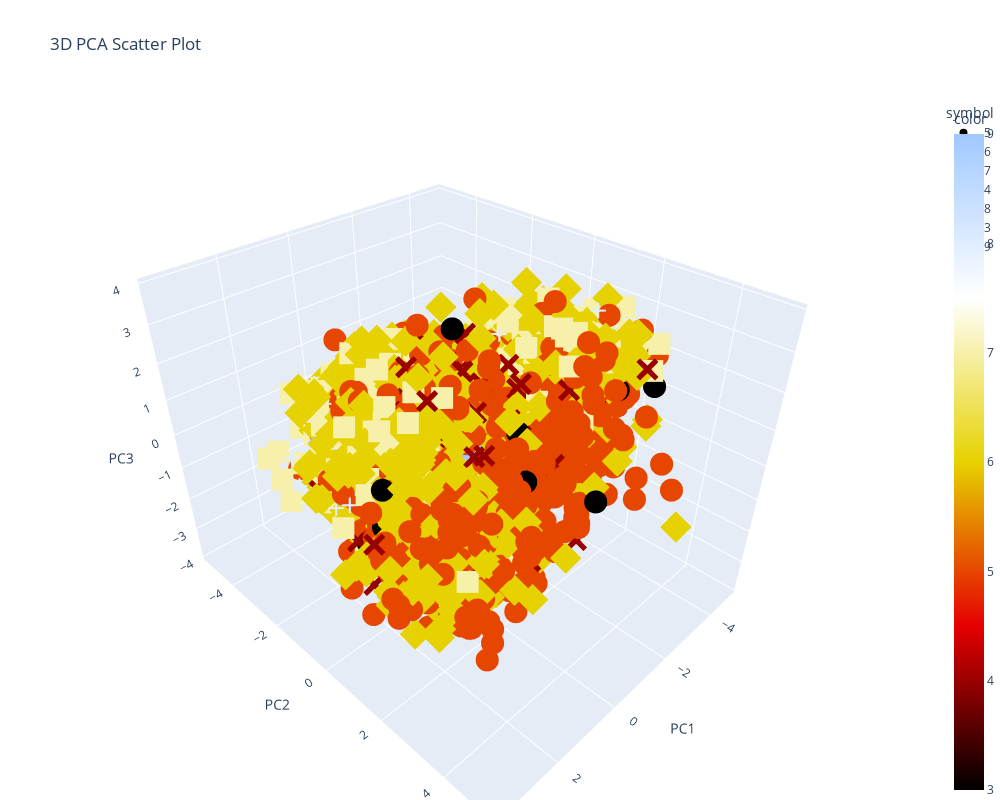

Notebook source saved alongside this figure:
### Code cell
fig = px.scatter_3d(
    x=df_PCA[:, 0],
    y=df_PCA[:, 1],
    z=df_PCA[:, 2],
    symbol=wq_y_np,
    color=wq_y_np,
    labels={'x': 'PC1', 'y': 'PC2', 'z': 'PC3'},
    title='3D PCA Scatter Plot',
    color_continuous_scale=px.colors.sequential.Blackbody
)
fig.update_layout(margin=dict(l = 0, r = 0, b = 0, t =100), width = 1000, height = 800)

### Figure 1 — Plotly figure (JSON) as saved in the notebook; plotly's stock layout.template omitted (floating-point values rounded to 4 significant figures; data arrays with more than 128 entries replaced by an {"elided": "..."} marker saying what was removed)
{"data": [{"hovertemplate": "symbol=5<br>PC1=%{x}<br>PC2=%{y}<br>PC3=%{z}<br>color=%{marker.color}<extra></extra>", "legendgroup": "5", "marker": {"color": {"elided": "2138 int values"}, "coloraxis": "coloraxis", "symbol": "circle"}, "mode": "markers", "name": "5", "scene": "scene", "showlegend": true, "type": "scatter3d", "x": {"elided": "2138 float values"}, "y": {"elided": "2138 float values"}, "z": {"elided": "2138 float values"}}, {"hovertemplate": "symbol=6<br>PC1=%{x}<br>PC2=%{y}<br>PC3=%{z}<br>color=%{marker.color}<extra></extra>", "legendgroup": "6", "marker": {"color": {"elided": "2836 int values"}, "coloraxis": "coloraxis", "symbol": "diamond"}, "mode": "markers", "name": "6", "scene": "scene", "showlegend": true, "type": "scatter3d", "x": {"elided": "2836 float values"}, "y": {"elided": "2836 float values"}, "z": {"elided": "2836 float values"}}, {"hovertemplate": "symbol=7<br>PC1=%{x}<br>PC2=%{y}<br>PC3=%{z}<br>color=%{marker.color}<extra></extra>", "legendgroup": "7", "marker": {"color": {"elided": "1079 int values"}, "coloraxis": "coloraxis", "symbol": "square"}, "mode": "markers", "name": "7", "scene": "scene", "showlegend": true, "type": "scatter3d", "x": {"elided": "1079 float values"}, "y": {"elided": "1079 float values"}, "z": {"elided": "1079 float values"}}, {"hovertemplate": "symbol=4<br>PC1=%{x}<br>PC2=%{y}<br>PC3=%{z}<br>color=%{marker.color}<extra></extra>", "legendgroup": "4", "marker": {"color": {"elided": "216 int values"}, "coloraxis": "coloraxis", "symbol": "x"}, "mode": "markers", "name": "4", "scene": "scene", "showlegend": true, "type": "scatter3d", "x": {"elided": "216 float values"}, "y": {"elided": "216 float values"}, "z": {"elided": "216 float values"}}, {"hovertemplate": "symbol=8<br>PC1=%{x}<br>PC2=%{y}<br>PC3=%{z}<br>color=%{marker.color}<extra></extra>", "legendgroup": "8", "marker": {"color": {"elided": "193 int values"}, "coloraxis": "coloraxis", "symbol": "cross"}, "mode": "markers", "name": "8", "scene": "scene", "showlegend": true, "type": "scatter3d", "x": {"elided": "193 float values"}, "y": {"elided": "193 float values"}, "z": {"elided": "193 float values"}}, {"hovertemplate": "symbol=3<br>PC1=%{x}<br>PC2=%{y}<br>PC3=%{z}<br>color=%{marker.color}<extra></extra>", "legendgroup": "3", "marker": {"color": [3, 3, 3, 3, 3, 3, 3, 3, 3, 3, 3, 3, 3, 3, 3, 3, 3, 3, 3, 3, 3, 3, 3, 3, 3, 3, 3, 3, 3, 3], "coloraxis": "coloraxis", "symbol": "circle"}, "mode": "markers", "name": "3", "scene": "scene", "showlegend": true, "type": "scatter3d", "x": [-2.972, -4.067, -4.224, -3.559, -4.059, -4.032, -3.454, -2.621, -3.527, -3.905, 1.142, 0.3168, -0.6974, 0.2192, -0.5326, -0.1572, -0.6953, 0.1066, 0.792, -0.4257, 1.508, 2.175, 0.2645, -1.15, 2.287, 2.104, 2.798, 0.252, 1.321, 2.237], "y": [2.58, 2.847, -0.3152, 2.115, 0.1283, -0.76, -0.166, 0.09612, 0.2382, -0.6064, 2.819, -2.541, 1.909, -0.7695, -2.649, 0.1189, 3.841, -1.986, 3.071, 0.6234, 0.233, -0.3352, 2.426, -0.9375, 0.4199, 0.5118, 1.124, -1.799, 1.467, -0.236], "z": [1.773, 1.51, -2.507, 0.9389, -1.665, -1.934, -2.044, -1.837, -2.072, -2.53, -0.1595, -0.08116, 0.02472, 0.2473, 0.9525, 3.432, 0.5465, 1.813, 0.08647, -0.04564, -2.003, -1.412, 2.092, 1.348, -0.4175, -2.984, 1.287, -0.1277, -0.6527, -1.928]}, {"hovertemplate": "symbol=9<br>PC1=%{x}<br>PC2=%{y}<br>PC3=%{z}<br>color=%{marker.color}<extra></extra>", "legendgroup": "9", "marker": {"color": [9, 9, 9, 9, 9], "coloraxis": "coloraxis", "symbol": "diamond"}, "mode": "markers", "name": "9", "scene": "scene", "showlegend": true, "type": "scatter3d", "x": [0.5891, -0.2788, 0.7065, 1.71, 0.7717], "y": [1.305, -2.96, -2.191, -2.406, -2.466], "z": [1.373, -0.008648, 0.9679, 0.1615, 1.185]}], "layout": {"coloraxis": {"colorbar": {"title": {"text": "color"}}, "colorscale": [[0, "rgb(0,0,0)"], [0.25, "rgb(230,0,0)"], [0.5, "rgb(230,210,0)"], [0.75, "rgb(255,255,255)"], [1, "rgb(160,200,255)"]]}, "height": 800, "legend": {"title": {"text": "symbol"}, "tracegroupgap": 0}, "margin": {"b": 0, "l": 0, "r": 0, "t": 100}, "scene": {"domain": {"x": [0, 1], "y": [0, 1]}, "xaxis": {"title": {"text": "PC1"}}, "yaxis": {"title": {"text": "PC2"}}, "zaxis": {"title": {"text": "PC3"}}}, "title": {"text": "3D PCA Scatter Plot"}, "width": 1000}}
